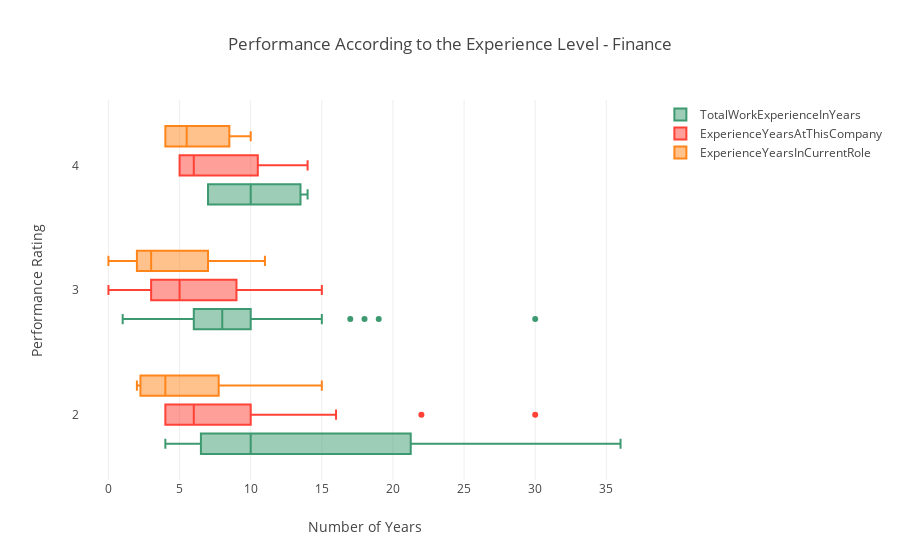

Here is the notebook cell this chart was saved with:
### Markdown cell above
### (iv) Performance According to the Experience Level

### Code cell
data = [
    {
        'x': Finance['TotalWorkExperienceInYears'],
        'y': Finance['PerformanceRating'],
        'name':'TotalWorkExperienceInYears',
        'marker': {
            'color': '#3D9970'
        },
        'boxmean': False,
        'orientation': 'h',
        "type": "box",
    },
    {
        'x':Finance['ExperienceYearsAtThisCompany'],
        'y':Finance['PerformanceRating'],
        'name': 'ExperienceYearsAtThisCompany',
        'marker':{
            'color': '#FF4136',
        },
        'boxmean': False,
        'orientation': 'h',
        "type": "box",
    },
    {
        'x': Finance['ExperienceYearsInCurrentRole'],
        'y': Finance['PerformanceRating'],
        'name':'ExperienceYearsInCurrentRole',
        'marker': {
            'color': '#FF851B',
        },
        'boxmean': False,
        'orientation': 'h',
        "type": "box",
    }
]
layout = {
    'xaxis': {
        'title': 'Number of Years',
        'zeroline': False,
    },
    'yaxis': {
        'title': 'Performance Rating ',
        'zeroline': False,
    },
    'boxmode': 'group',
    'title': 'Performance According to the Experience Level - Finance ',
}
fig = go.Figure(data=data, layout=layout)

py.iplot(fig)

### Figure 1 — Plotly figure (JSON) as saved in the notebook; plotly's stock layout.template omitted (floating-point values rounded to 4 significant figures)
{"data": [{"boxmean": false, "marker": {"color": "#3D9970"}, "name": "TotalWorkExperienceInYears", "orientation": "h", "type": "box", "x": [6, 4, 10, 8, 8, 1, 4, 32, 6, 23, 6, 10, 7, 9, 10, 7, 16, 6, 3, 11, 15, 9, 10, 10, 8, 18, 6, 5, 6, 7, 7, 27, 19, 11, 15, 30, 4, 13, 36, 14, 10, 17, 10, 5, 7, 11, 1, 7, 8], "y": [2, 3, 2, 3, 3, 3, 2, 2, 3, 2, 2, 3, 3, 3, 3, 3, 2, 3, 3, 3, 3, 3, 2, 3, 2, 3, 2, 3, 3, 3, 4, 2, 3, 3, 2, 3, 3, 4, 2, 4, 3, 3, 3, 3, 3, 2, 3, 4, 2]}, {"boxmean": false, "marker": {"color": "#FF4136"}, "name": "ExperienceYearsAtThisCompany", "orientation": "h", "type": "box", "x": [6, 2, 10, 8, 6, 1, 4, 30, 3, 22, 6, 10, 3, 9, 9, 7, 16, 5, 2, 10, 14, 4, 9, 5, 8, 4, 6, 3, 4, 7, 5, 4, 14, 11, 4, 15, 3, 5, 10, 14, 9, 2, 3, 5, 0, 4, 1, 7, 4], "y": [2, 3, 2, 3, 3, 3, 2, 2, 3, 2, 2, 3, 3, 3, 3, 3, 2, 3, 3, 3, 3, 3, 2, 3, 2, 3, 2, 3, 3, 3, 4, 2, 3, 3, 2, 3, 3, 4, 2, 4, 3, 3, 3, 3, 3, 2, 3, 4, 2]}, {"boxmean": false, "marker": {"color": "#FF851B"}, "name": "ExperienceYearsInCurrentRole", "orientation": "h", "type": "box", "x": [4, 2, 9, 2, 4, 1, 2, 8, 2, 7, 4, 7, 2, 7, 6, 7, 15, 3, 2, 8, 11, 3, 2, 4, 4, 2, 3, 2, 2, 7, 4, 2, 11, 8, 3, 11, 2, 4, 8, 10, 5, 2, 2, 4, 0, 3, 0, 7, 2], "y": [2, 3, 2, 3, 3, 3, 2, 2, 3, 2, 2, 3, 3, 3, 3, 3, 2, 3, 3, 3, 3, 3, 2, 3, 2, 3, 2, 3, 3, 3, 4, 2, 3, 3, 2, 3, 3, 4, 2, 4, 3, 3, 3, 3, 3, 2, 3, 4, 2]}], "layout": {"boxmode": "group", "title": "Performance According to the Experience Level - Finance ", "xaxis": {"title": "Number of Years", "zeroline": false}, "yaxis": {"title": "Performance Rating ", "zeroline": false}}}
